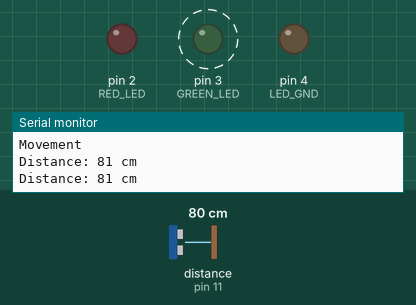
A sketch run on a simulated Arduino Uno, built with avr-gcc and run on an emulated ATmega328P. Shown: output pins drawn as LEDs (lit = HIGH), the last lines printed to the serial monitor. Dashed ring = blinking. The test bench sets the inputs (shaded band); at power-on: distance to the obstacle (sensor on pin 11) 80 cm. The echo pulse lasts 58.3 µs per cm.

Above: at 0.91 s.
1.3 s: distance to the obstacle (sensor on pin 11) set to 11 cm
At 1.65 s:
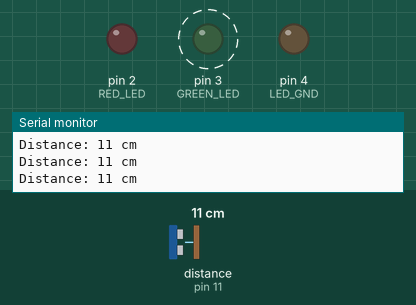
4.3 s: distance to the obstacle (sensor on pin 11) set to 8 cm
At 5.5 s:
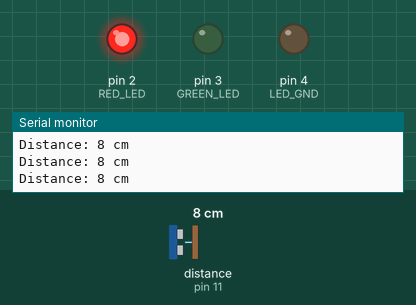
5.8 s: distance to the obstacle (sensor on pin 11) set to 18 cm
At 6.05 s:
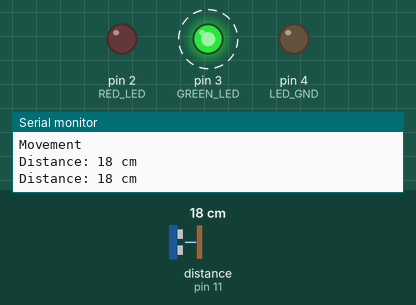
8.8 s: distance to the obstacle (sensor on pin 11) set to 2 cm
At 22.8 s:
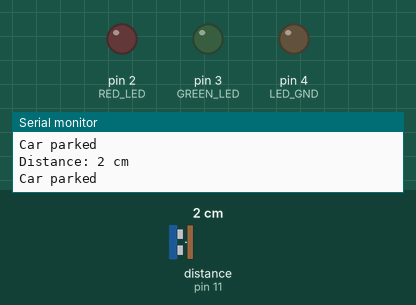
Timing chart, 0 to 23.1 s (numbered marks = the images above; inputs shaded):
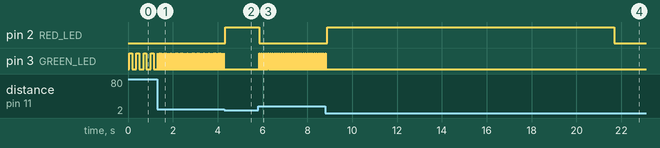

Measured:
- the behaviour switches between 10 and 9 cm on distance to the obstacle (sensor on pin 11) (found by bisection; images 1 and 2)
- after the input at 1.3 s, pin 3 (GREEN_LED): alternates HIGH for 0.01 s and LOW for 0.06 s, starting at once
- after the input at 4.3 s, pin 2 (RED_LED): LOW → HIGH at once; pin 3 (GREEN_LED): stops changing and stays LOW
- after the input at 5.8 s, pin 2 (RED_LED): HIGH → LOW after 0.05 s; pin 3 (GREEN_LED): alternates HIGH for 0.02 s and LOW for 0.08 s, starting after 0.05 s
- after the input at 8.8 s, pin 2 (RED_LED): LOW → HIGH after 0.09 s, → LOW 12.8 s later; pin 3 (GREEN_LED): goes on until 8.8 s, then stays LOW
- by itself, pin 3 (GREEN_LED): alternates HIGH for 0.13 s and LOW for 0.19 s

The sketch:

ParkingSensor.ino
```cpp
#include <NewPing.h>

// Debug ?
#define DEBUG

// LEDs
#define RED_LED 2
#define GREEN_LED 3
#define LED_GND 4

// Ultrasonic sensor
#define TRIGGER_PIN 12
#define ECHO_PIN 11
#define MAX_DISTANCE 200  // Vehicle triggered

#define NEAR_DISTANCE 150 // Vehicle on approach
#define STOP_DISTANCE 10  // Vehicle should stop

#define SLOW_RATE 250 //Blinkrate when outside NEAR_DISTANCE

NewPing sonar(TRIGGER_PIN, ECHO_PIN, MAX_DISTANCE);

unsigned int cm;
boolean prevWasZero = false;

#define TRIGGER_DIFF_CM 5
#define TRIGGER_DIFF_COUNT 50
unsigned int staticCm = 0;
unsigned int staticCount = 0;

void setup() {
#ifdef DEBUG
  Serial.begin(115200);
#endif
  pinMode(RED_LED, OUTPUT);
  pinMode(GREEN_LED, OUTPUT);
  pinMode(LED_GND, OUTPUT);
  digitalWrite(LED_GND, LOW);
}

void loop() {
  // Wait 50ms between pings (about 20 pings/sec). 29ms should be the shortest delay between pings.
  delay(50);

  // Measure distance
  cm = sonar.ping_cm();

#ifdef DEBUG
  Serial.print("Distance: ");
  Serial.print(cm);
  Serial.println(" cm");
#endif

  // Zero handling
  if (cm == 0) {
    // Input errored or outside of range

    if (prevWasZero) {
#ifdef DEBUG
      Serial.println("Nothing within trigger distance");
#endif
      led(RED_LED, LOW);
      delay(250);
    } else {
      prevWasZero = true;
    }

    return;
  }

  // Non-zero distance
  prevWasZero = false;

  // Car parked ?
  if (abs(cm-staticCm) < TRIGGER_DIFF_CM) {
    staticCount++;
    if (staticCount > TRIGGER_DIFF_COUNT) {
      // Car parked
#ifdef DEBUG
      Serial.println("Car parked");
#endif
      led(RED_LED, LOW);
      delay(250);
      return;
    }
  } else {
#ifdef DEBUG
      Serial.println("Movement");
#endif
    staticCm = cm;
    staticCount = 0;
  }

  if (cm < STOP_DISTANCE) {
    ledWithDelay(RED_LED, HIGH, 200);
  } else {
    led(RED_LED, LOW);
    if (cm < NEAR_DISTANCE) {
      flashLed(GREEN_LED, map(cm, STOP_DISTANCE, NEAR_DISTANCE, 10, SLOW_RATE));
    } else {
      flashLed(GREEN_LED, SLOW_RATE);
    }
  }
}

inline void flashLed(unsigned char pin, unsigned int halfDurationInMs) {
  flashLed(pin, halfDurationInMs, halfDurationInMs);
}

inline void flashLed(unsigned char pin, unsigned int durationOnInMs, unsigned int durationOffInMs) {
  ledWithDelay(pin, HIGH, durationOnInMs);
  ledWithDelay(pin, LOW, durationOffInMs);
}

inline void led(unsigned char pin, boolean state) {
  ledWithDelay(pin, state, 0);
}

inline void ledWithDelay(unsigned char pin, boolean state, unsigned int delayInMs) {
  digitalWrite(pin, state);
  delay(delayInMs);
}
```
